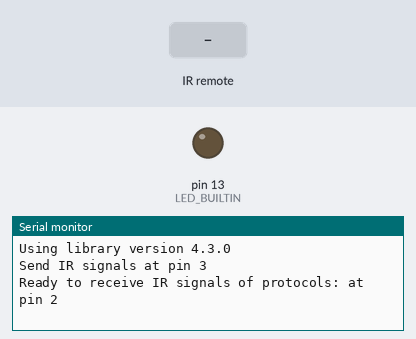
Recording of a sketch running on a simulated Arduino Uno, built with avr-gcc and run on an emulated ATmega328P. Parts: output pins drawn as LEDs (lit = HIGH), the last lines printed to the serial monitor. Inputs (shaded band) come from the test bench.

Above: at 4.2 s.
4.3 s: infrared code 0xF0 received
At 4.9 s:
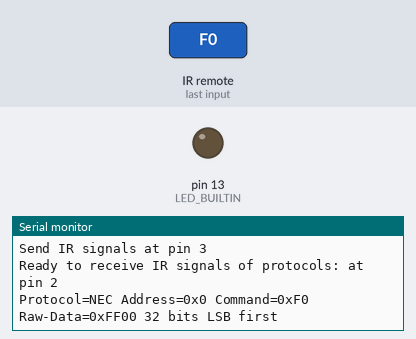
6.5 s: infrared code 0xF1 received
At 7.7 s:
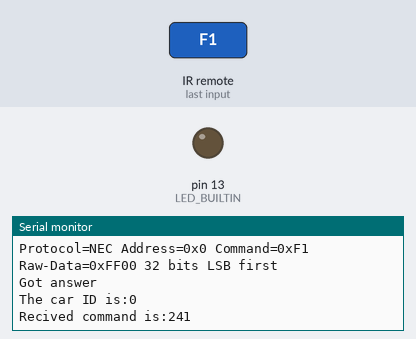
8.0 s: infrared code 0x01 received
At 8.5 s:
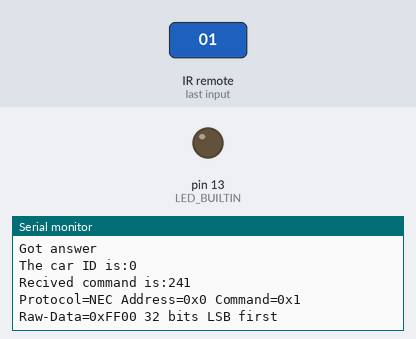

The sketch:

CallAndAnswer_Arduino.ino
```cpp
/*
* Program to send IR commands to a device and receive the answer
*/
#define DECODE_NEC  // We want to decode NEC protocol

#define IR_RECEIVE_PIN      2 // To be compatible with interrupt example, pin 2 is chosen here.
#define IR_SEND_PIN         3

#include <IRremote.hpp>

#define DEVICE_ID 200 // ID of the device, used to identify the sender

#define COMMAND_IDENTIFY 0xF0    // Command for telling the robot to identify itself
#define COMMAND_TOL_STATION 0xF1 // Command for telling the robot it's at a tol station

#define COMMAND_OPEN 0x01   // Command for telling the tol station to open the gate

#define ANSER_TIMEOUT 5000 // Time between transmissions

bool awaitingAnswer = false;
unsigned long lastTransmission = 0;

void setup() {
  pinMode(LED_BUILTIN, OUTPUT);

  Serial.begin(9600);
  delay(3000);

  // Just to know which program is running on my Arduino
  Serial.println(F("START " __FILE__ " from " __DATE__ "\r\nUsing library version " VERSION_IRREMOTE));
  Serial.print(F("Send IR signals at pin "));
  Serial.println(IR_SEND_PIN);
  Serial.print(F("Ready to receive IR signals of protocols: "));
  printActiveIRProtocols(&Serial);
  Serial.print(F("at pin "));
  Serial.println(IR_RECEIVE_PIN);

  IrReceiver.begin(IR_RECEIVE_PIN);
  IrSender.begin(DISABLE_LED_FEEDBACK);
}

void loop() {
  unsigned long timeNow = millis();
  if (timeNow - lastTransmission > ANSER_TIMEOUT) {
    Serial.println();
    Serial.print(F("Send now: address=0x"));
    Serial.print(DEVICE_ID, HEX);
    Serial.print(F(", command=0x"));
    Serial.print(COMMAND_IDENTIFY, HEX);
    Serial.println();

    Serial.println(F("Send standard NEC with 8 bit address"));
    Serial.flush();
    IrSender.sendNEC(DEVICE_ID, COMMAND_IDENTIFY, 0);
    lastTransmission = timeNow;
    awaitingAnswer = true;
  }
    if (IrReceiver.decode()) {

      IrReceiver.printIRResultShort(&Serial);


      if (IrReceiver.decodedIRData.protocol == UNKNOWN) {
        Serial.println(F("Received noise or an unknown (or not yet enabled) protocol"));
        // We have an unknown protocol here, print more info
        IrReceiver.printIRResultRawFormatted(&Serial, true);
      }
      Serial.println();
      IrReceiver.resume();  // Enable receiving of the next value

      if (awaitingAnswer && IrReceiver.decodedIRData.address != DEVICE_ID) {
        Serial.println("Got answer");
        Serial.print("The car ID is:");
        Serial.println(IrReceiver.decodedIRData.address);

        Serial.print("Recived command is:");
        Serial.println(IrReceiver.decodedIRData.command);
        awaitingAnswer = false;
      }
    }
}
```

Measured:
- after the input at 4.3 s, the serial monitor: prints a new line at once (image 1)
- after the input at 6.5 s, the serial monitor: prints a new line at once (image 2)
- after the input at 8.0 s, the serial monitor: prints a new line at once (image 3)
